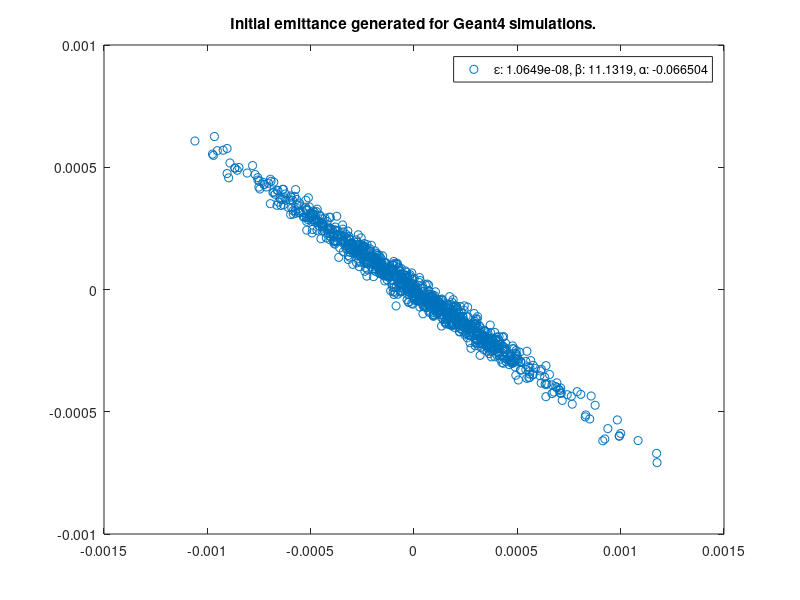
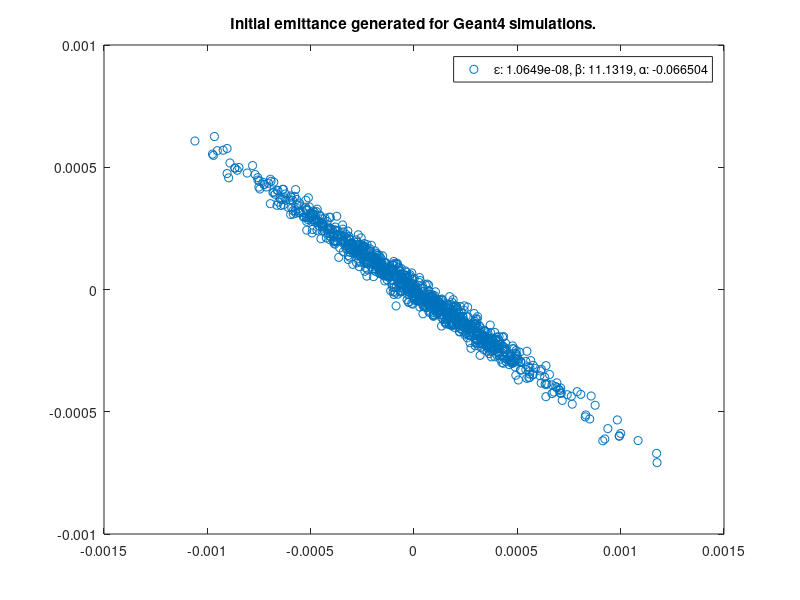
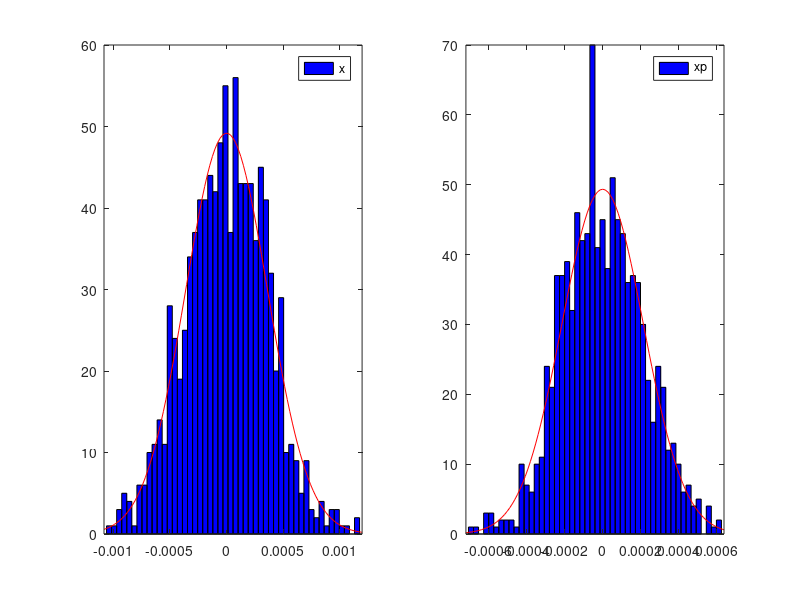

The MATLAB script that drew these images, in order:
%% Initial phase space for geant4 simulations
% %%%%%%%%%%%%%%%%%%%%%%%%%%%%%%%%%%%%%%%%%%%%%%%%%%%%%%%%%%%%%%%%%%%%%%%%%
%close all; 
clear; 
%clc;
%format long;
x0  = 0.0003443;     % m
xp0 = 0.000029023;     % rad 
alpha = 0.59018;
R1 = normrnd(0,x0,[1 1000]);
R2 = normrnd(0,xp0,[1 1000]);


for i=1:max(size(R1))
    x(i) = R1(i);
    xp(i) = R2(i) - alpha*x(i);
end


figure(20)
subplot(1,2,1)
h1 = histfit(x,50);
legend('x')
subplot(1,2,2)
h2= histfit(xp,50);
legend('xp')


[~,ind0_1] = min(abs(x-x0));
[~,ind0_2] = min(abs(xp-xp0));

% Find corresponding coordinates
xmax_x = x0;     
xmax_y = xp(ind0_1);
%
xpmax_y = xp0;
xpmax_x = x(ind0_2); 
%


% %%%%%%%% Calculate the phase space %%%%%%%%%%%%%%%%%%%%%%%%%%%%%%%%%%%%%%
% Method 1
%emitt0 = sqrt( (xmax_x*xpmax_y)^2 - (xmax_x*xpmax_y)*(xmax_y*xpmax_x) );

% %%%%%%%%%%%%%%%%%%%%%%
% Method 2
% rms values
xrms   = rms(x-mean(x));
xprms  = rms(xp-mean(xp));
% second terms
xxp = sum(   (x-mean(x)).*(xp-mean(xp)) ) / 1000;
emitt0 = sqrt(  xrms^2*xprms^2-xxp^2  );
% %%%%%%%%%%%%%%%%%%%%%%

% Twiss parameters
beta0 = (xmax_x^2) / emitt0;
gamma0 = (xpmax_y^2)/ emitt0;
alpha0 = -(xpmax_x)*sqrt(gamma0/emitt0);
% Display
disp(['Geometric Emittance (m-rad): ' num2str(emitt0)]);
disp(['Beta: ' num2str(beta0)]);
disp(['Alpha: ' num2str(alpha0)]);
disp(['Gamma: ' num2str(gamma0)]);
% %%%%%%%%%%%%%%%%%%%%%%%%%%%%%%%%%%%%%%%%%%%%%%%%%%%%%%%%%%%%%%%%%%%%%%%%%

figure(30)
h20 = plot(x,xp,'o');
legend(['\epsilon: ' num2str(emitt0) ', \beta: ' num2str(beta0) ', \alpha: ' num2str(alpha0)]);
title('Initial emittance generated for Geant4 simulations.')
%%
saveas(h20,['initial_emitt_' num2str(x0*1000) '_' num2str(xp0*1000) '.fig']);
saveas(h20,['initial_emitt_' num2str(x0*1000) '_' num2str(xp0*1000) '.eps'],'epsc');
